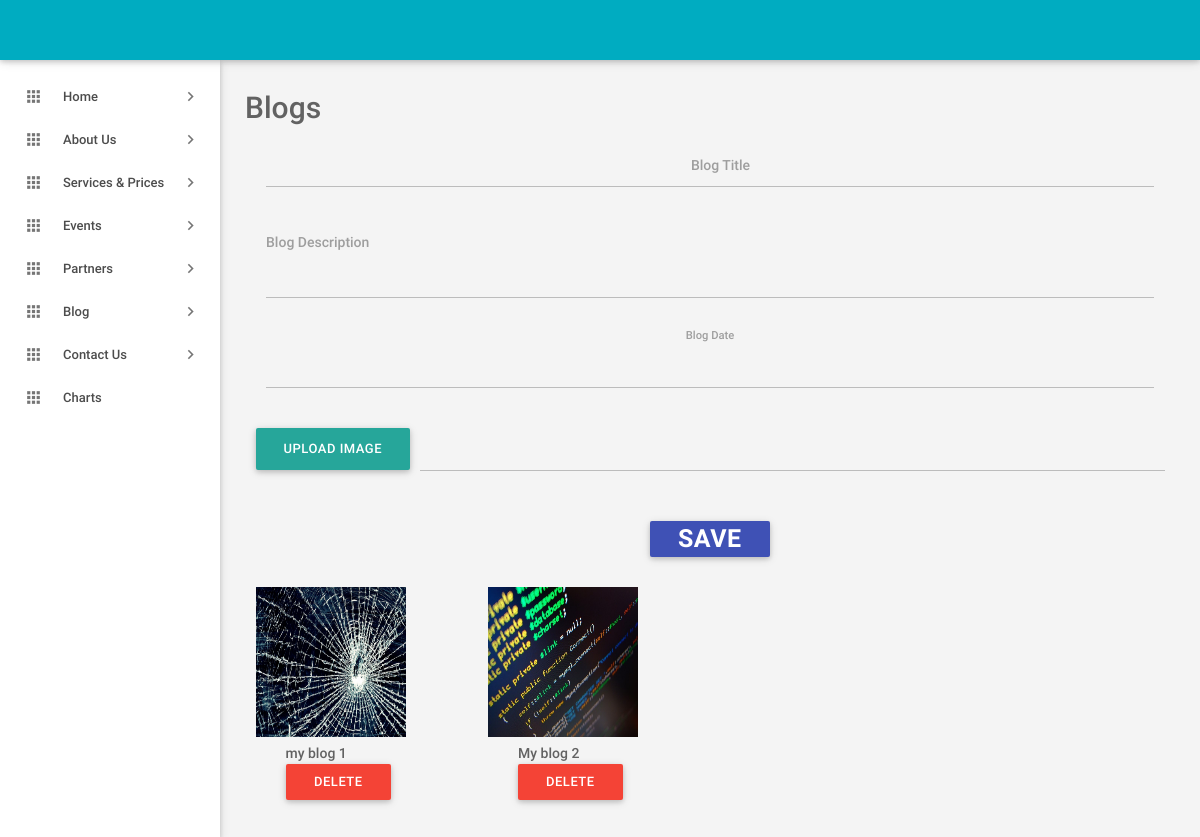
/RA-ADMIN/Blogs.php, run on the app's committed database.
### tables this page shows
CREATE TABLE IF NOT EXISTS `Blogs` (
  `id` int(20) NOT NULL AUTO_INCREMENT,
  `Blog_title` varchar(1000) NOT NULL,
  `Blog_image_url` varchar(1000) NOT NULL,
  `Blog_content` text NOT NULL,
  `Blog_time` varchar(100) NOT NULL,
  PRIMARY KEY (`id`)
);

### RA-ADMIN/Blogs.php (the view, shortened to what this page needs)
<?php
include_once('header.php');
include_once('sidebar.php');
$data="SELECT * FROM Blogs ";
$val=mysql_query($data);
?>
<main class="mn-inner">
    <span style="font-size: 30px;">Blogs</span>
    <form  action="Blogs.php" method="post" enctype="multipart/form-data" >
    <div class="row">
        <div class="col s12" align="center">
            <div class="input-field col s12">
                <input id="b_name" name="b_name" type="text"  class="validate">
                <label for="b_name" class="">Blog Title</label>
            </div>
            <div class="input-field col s12">
                <textarea id="blog_des" name="blog_des" class="materialize-textarea" ></textarea>
                <label for="blog_des" >Blog Description</label>
            </div>
            <div class="card-content">
                <div class="row">
                    <div class="col s12">
                        <label for="blog_date" class="">Blog Date</label>
                        <input id="blog_date" name="blog_date" type="text" class="datepicker picker__input" readonly="" tabindex="-1" aria-haspopup="true" aria-expanded="false" aria-readonly="false" aria-owns="birthdate_root">
                    </div>
                </div>
            </div>
            <div class="file-field input-field">
                <div class="btn teal lighten-1">
                    <span>Upload Image</span>
                </div>
                <div class="file-path-wrapper">
                    <input class="file-path validate" type="text">
                </div>
            </div>
    <button style="margin-top: 30px;" class="waves-effect waves-light btn indigo m-b-xs"  name="save" type="submit"><b style="font-size:25px;">SAVE</b></button>
        </div>
    </div>
        <div class="row">
            <?php
            while($r = mysql_fetch_array($val)){
                ?>
                <div class="col s12 m6 l3">
                    <img  src="<?php echo $r['Blog_image_url'];?>" height='150' width='150' alt="image">
                    <div>
                            <span style="margin-left: 30px;">
                                <?php echo $r['Blog_title'];?>
                            </span>
                        <br>
                        <button onclick="del(<?php echo $r['id'] ?>)" style="margin-left: 30px;" name="delete" id="delete" type="submit"  class="waves-effect waves-light btn red m-b-xs" >Delete</button>
                    </div>
                </div>
                <?php
            }
            ?>
        </div>
        </form>
</main>
<?php
include_once('footer.php');
?>

### data on the page
blogs: Blog_image_url (picture), Blog_title "my blog 1"
blogs: Blog_image_url (picture), Blog_title "My blog 2"
